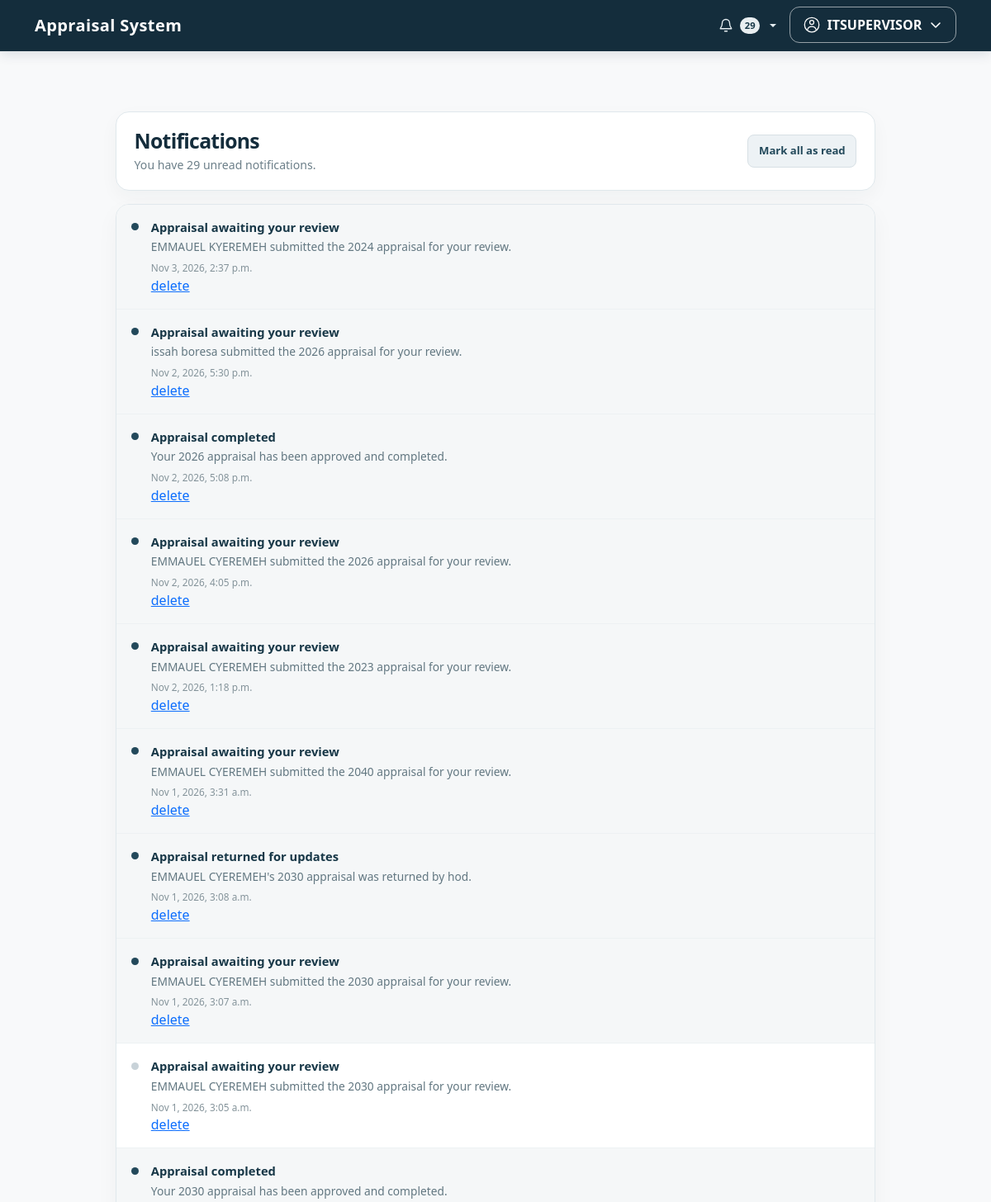
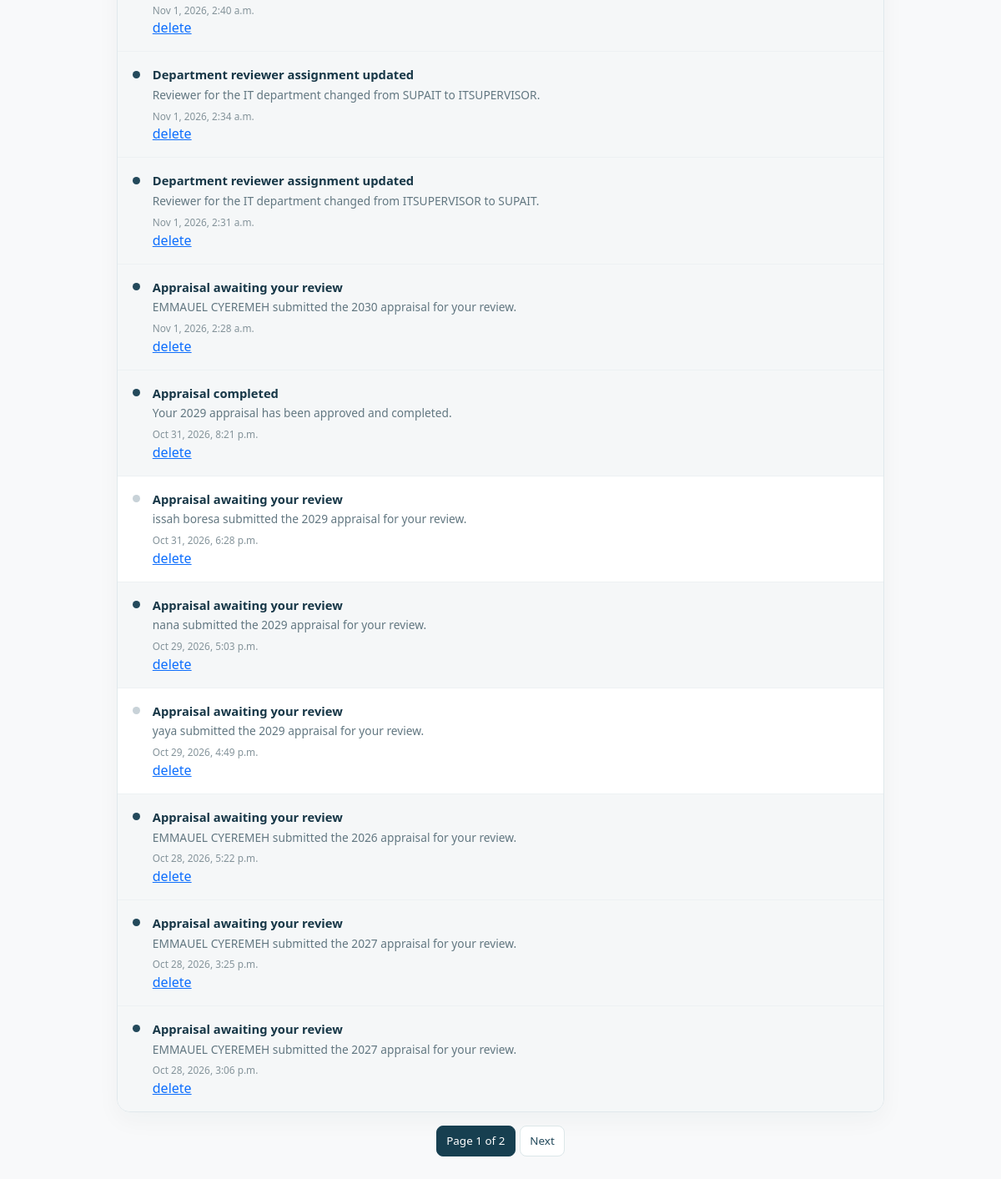
The app's page /notifications/ (signed in) with its own data (2 pictures, top to bottom).
### app/models.py (models this page shows, shortened)
class AppNotification(models.Model):
    recipient = models.ForeignKey(
        settings.AUTH_USER_MODEL,
        on_delete=models.CASCADE,
        related_name='app_notifications',
    )
    title = models.CharField(max_length=120)
    message = models.CharField(max_length=300)
    url = models.CharField(max_length=500, blank=True)
    created_at = models.DateTimeField(auto_now_add=True)
    read_at = models.DateTimeField(null=True, blank=True)
    class Meta:
        ordering = ['-created_at', '-pk']
    @property
    def is_read(self):
        return self.read_at is not None

### app/views.py (the view)
# urls.py: path('notifications/', views.notifications, name='notifications'),
@login_required
def notifications(request):
    notification_list = AppNotification.objects.filter(recipient=request.user)
    page = Paginator(notification_list, 20).get_page(request.GET.get('page', 1))
    return render(request, 'account/notifications.html', {
        'notification_page': page,
        'unread_notification_count': notification_list.filter(
            read_at__isnull=True,
        ).count(),
    })

### app/audit.py (called while the page is built)
def set_audit_request_context(request):
    user = getattr(request, 'user', None)
    if not user or not user.is_authenticated:
        return _audit_request_context.set(None)
    profile = getattr(user, 'profile', None)
    return _audit_request_context.set({
        'actor': user,
        'actor_username': user.get_username(),
        'actor_role': profile.role if profile else '',
        'actor_is_superuser': user.is_superuser,
        'ip_address': _client_ip(request),
    })

def reset_audit_request_context(token):
    _audit_request_context.reset(token)

def _client_ip(request):
    value = request.META.get('REMOTE_ADDR')
    if not value:
        return None
    try:
        return str(ip_address(value))
    except ValueError:
        return None

### app/context_processors.py (called while the page is built)
def app_notifications(request):
    if not request.user.is_authenticated:
        return {
            'navbar_notifications': [],
            'unread_notification_count': 0,
        }
    recipient_notifications = AppNotification.objects.filter(
        recipient=request.user,
    )
    return {
        'navbar_notifications': recipient_notifications[:6],
        'unread_notification_count': recipient_notifications.filter(
            read_at__isnull=True,
        ).count(),
    }

### app/templates/account/notifications.html (shortened to what this page needs)
{% extends 'base.html' %}
{% block content %}
<div class="container py-4 py-md-5">
    <main class="notifications-page">
        <header class="notifications-header">
            <div>
                <h1>Notifications</h1>
                <p>
                    {% if unread_notification_count %}
                        You have {{ unread_notification_count }} unread notification{{ unread_notification_count|pluralize }}.
                    {% else %}
                        You are all caught up.
                    {% endif %}
                </p>
            </div>
            {% if unread_notification_count %}
                <form action="{% url 'mark_all_notifications_read' %}" method="post">
                    <button type="submit" class="notifications-mark-all">Mark all as read</button>
                </form>
            {% endif %}
        </header>
        <section class="notifications-list" aria-label="Your notifications">
            {% for notification in notification_page %}
                <article class="notification-row{% if not notification.is_read %} unread{% endif %}">
                    <span class="notification-indicator" aria-hidden="true"></span>
                    <div class="notification-content">
                        <form action="{% url 'open_notification' notification.id %}" method="post">
                                <span class="notification-title">{{ notification.title }} </span>
                                <span class="notification-message">{{ notification.message }}</span>
                                <span class="notification-time">{{ notification.created_at|date:"M j, Y, P" }}</span>
                                  <a href="{% url 'delete_noti' notification.id %}">delete</a>
                        </form>
                    </div>
                </article>
            {% empty %}
                <div class="notifications-empty">
                    <strong class="d-block text-body mb-1">No notifications yet</strong>
                    <span>Important appraisal and account updates will appear here.</span>
                </div>
            {% endfor %}
        </section>
        {% if notification_page.has_other_pages %}
            <nav class="notifications-pagination" aria-label="Notification pages">
                <span class="current">Page {{ notification_page.number }} of {{ notification_page.paginator.num_pages }}</span>
                {% if notification_page.has_next %}
                    <a href="?page={{ notification_page.next_page_number }}">Next</a>
                {% endif %}
            </nav>
        {% endif %}
    </main>
</div>
{% endblock %}

### app/templates/base.html (shortened to what this page needs)
<!DOCTYPE html>
<html lang="en">
<head>
    <link href="https://cdn.jsdelivr.net/npm/bootstrap@5.3.2/dist/css/bootstrap.min.css" rel="stylesheet">
</head>
<body>
    <nav class="navbar navbar-expand-lg navbar-dark navbar-appraisal mb-4 border-bottom">
        <div class="container">
            <a class="navbar-brand" href="{% url 'home' %}">Appraisal System</a>
            <div class="collapse navbar-collapse" id="navbarNav">
                <ul class="navbar-nav ms-auto">
                    {% if user.is_authenticated %}
                        <li class="nav-item dropdown navbar-notifications">
                            <button
                                class="navbar-notifications-toggle dropdown-toggle"
                                type="button"
                                data-bs-toggle="dropdown"
                                aria-expanded="false"
                                aria-label="Notifications{% if unread_notification_count %}, {{ unread_notification_count }} unread{% endif %}"
                            >
                                <svg aria-hidden="true" width="18" height="18" viewBox="0 0 24 24" fill="none">
                                    <path d="M18 8a6 6 0 0 0-12 0c0 7-3 7-3 9h18c0-2-3-2-3-9M10 21h4" stroke="currentColor" stroke-width="1.8" stroke-linecap="round" stroke-linejoin="round"/>
                                </svg>
                                {% if unread_notification_count %}
                                    <span class="navbar-notification-count">{{ unread_notification_count }}</span>
                                {% endif %}
                            </button>
                        </li>
                        <li class="nav-item dropdown navbar-account">
                            <button
                                class="navbar-account-toggle"
                                type="button"
                                data-bs-toggle="dropdown"
                                aria-expanded="false"
                                aria-label="Account menu for {{ user.username }}"
                            >
                                <span>{{ user.get_short_name|default:user.username }}</span>
                                <svg class="navbar-account-chevron" aria-hidden="true" width="16" height="16" viewBox="0 0 16 16" fill="none">
                                    <path d="m3 6 5 5 5-5" stroke="currentColor" stroke-width="1.6" stroke-linecap="round" stroke-linejoin="round"/>
                                </svg>
                            </button>
                        </li>
                    {% else %}
                        <li class="nav-item">
                            <a class="nav-link" href="{% url 'login' %}">Sign in</a>
                        </li>
                    {% endif %}
                </ul>
            </div>
        </div>
    </nav>
    <div class="container">
        {% block content %}
        {% endblock %}
    </div>
</body>
</html>

### app/templates/base.html (style rules this page uses)
html { overflow-x: clip; }
body { background-color: #f8f9fa; }
.navbar-brand { font-weight: bold; letter-spacing: 1px; }
.navbar-appraisal { background: #142d3c; box-shadow: 0 3px 14px rgba(9, 43, 70, .12); }
.navbar-appraisal .navbar-brand { letter-spacing: .02em; }
.navbar-account-toggle { align-items: center; background: transparent; border: 1px solid rgba(255, 255, 255, .55); border-radius: 12px; color: #fff; display: flex; font-size: 1rem; font-weight: 650; gap: .55rem; justify-content: center; min-height: 6px; min-width: 18px; padding: .55rem 1rem; transition: background .16s ease, border-color .16s ease; }
.navbar-account-icon { flex: 0 0 auto; }
.navbar-account-chevron { flex: 0 0 auto; transition: transform .16s ease; }
.navbar-notifications { position: relative; }
.navbar-notifications-toggle { align-items: center; background: transparent; border: 1px solid transparent; border-radius: 8px; color: #e6eef1; display: inline-flex; gap: .5rem; margin: .2rem; min-height: 40px; padding: .45rem .7rem; }
.navbar-notification-count { align-items: center; background: #e9eef1; border-radius: 999px; color: #173747; display: inline-flex; font-size: .7rem; font-weight: 750; justify-content: center; min-width: 20px; padding: .12rem .35rem; }

### app/templates/account/notifications.html (style rules this page uses)
.notifications-page { color: #294653; margin: 0 auto; max-width: 920px; }
.notifications-header { align-items: center; background: #fff; border: 1px solid #e0e8ec; border-radius: 16px; box-shadow: 0 8px 22px rgba(20, 45, 60, .04); display: flex; flex-wrap: wrap; gap: 1rem; justify-content: space-between; margin-bottom: 1rem; padding: 1.2rem 1.35rem; }
.notifications-header h1 { color: #142d3c; font-size: 1.55rem; font-weight: 780; letter-spacing: -.03em; margin: 0 0 .25rem; }
.notifications-header p { color: #6c7f89; font-size: .88rem; margin: 0; }
.notifications-mark-all { background: #edf2f5; border: 1px solid #d7e0e5; border-radius: 8px; color: #23495b; font-size: .82rem; font-weight: 700; padding: .55rem .8rem; }
.notifications-list { background: #fff; border: 1px solid #e0e8ec; border-radius: 16px; box-shadow: 0 10px 28px rgba(20, 45, 60, .04); overflow: hidden; }
.notification-row { align-items: start; border-bottom: 1px solid #edf1f3; display: flex; gap: .9rem; padding: 1rem 1.15rem; }
.notification-row:last-child { border-bottom: 0; }
.notification-row.unread { background: #f5f7f8; }
.notification-indicator { background: #c8d2d8; border-radius: 50%; flex: 0 0 9px; height: 9px; margin-top: .4rem; }
.notification-row.unread .notification-indicator { background: #23495b; }
.notification-content { flex: 1; min-width: 0; }
.notification-title { color: #173747; display: block; font-size: .92rem; font-weight: 750; }
.notification-message { color: #627781; display: block; font-size: .86rem; line-height: 1.5; margin-top: .22rem; }
.notification-time { color: #84939a; display: block; font-size: .74rem; margin-top: .38rem; }
.notifications-pagination { display: flex; gap: .35rem; justify-content: center; margin-top: 1rem; }
.notifications-pagination a, .notifications-pagination span { background: #fff; border: 1px solid #dce7e9; border-radius: 8px; color: #23495b; font-size: .84rem; padding: .45rem .7rem; text-decoration: none; }
.notifications-pagination .current { background: #173f50; border-color: #173f50; color: #fff; }

### records on screen
AppNotification: title "Appraisal awaiting your review", message "EMMAUEL KYEREMEH submitted the 2024 appraisal for your review.", created_at "Nov 3, 2026, 2:37 p.m."
AppNotification: title "Appraisal awaiting your review", message "issah boresa submitted the 2026 appraisal for your review.", created_at "Nov 2, 2026, 5:30 p.m."
AppNotification: title "Appraisal completed", message "Your 2026 appraisal has been approved and completed.", created_at "Nov 2, 2026, 5:08 p.m."
AppNotification: title "Appraisal awaiting your review", message "EMMAUEL CYEREMEH submitted the 2026 appraisal for your review.", created_at "Nov 2, 2026, 4:05 p.m."
AppNotification: title "Appraisal awaiting your review", message "EMMAUEL CYEREMEH submitted the 2023 appraisal for your review.", created_at "Nov 2, 2026, 1:18 p.m."
AppNotification: title "Appraisal awaiting your review", message "EMMAUEL CYEREMEH submitted the 2040 appraisal for your review.", created_at "Nov 1, 2026, 3:31 a.m."
AppNotification: title "Appraisal returned for updates", message "EMMAUEL CYEREMEH's 2030 appraisal was returned by hod.", created_at "Nov 1, 2026, 3:08 a.m."
AppNotification: title "Appraisal awaiting your review", message "EMMAUEL CYEREMEH submitted the 2030 appraisal for your review.", created_at "Nov 1, 2026, 3:07 a.m."
AppNotification: title "Appraisal awaiting your review", message "EMMAUEL CYEREMEH submitted the 2030 appraisal for your review.", created_at "Nov 1, 2026, 3:05 a.m."
AppNotification: title "Appraisal completed", message "Your 2030 appraisal has been approved and completed.", created_at "Nov 1, 2026, 2:40 a.m."
AppNotification: title "Department reviewer assignment updated", message "Reviewer for the IT department changed from SUPAIT to ITSUPERVISOR.", created_at "Nov 1, 2026, 2:34 a.m."
AppNotification: title "Department reviewer assignment updated", message "Reviewer for the IT department changed from ITSUPERVISOR to SUPAIT.", created_at "Nov 1, 2026, 2:31 a.m."
AppNotification: title "Appraisal awaiting your review", message "EMMAUEL CYEREMEH submitted the 2030 appraisal for your review.", created_at "Nov 1, 2026, 2:28 a.m."
AppNotification: title "Appraisal completed", message "Your 2029 appraisal has been approved and completed.", created_at "Oct 31, 2026, 8:21 p.m."
AppNotification: title "Appraisal awaiting your review", message "issah boresa submitted the 2029 appraisal for your review.", created_at "Oct 31, 2026, 6:28 p.m."
AppNotification: title "Appraisal awaiting your review", message "nana submitted the 2029 appraisal for your review.", created_at "Oct 29, 2026, 5:03 p.m."
AppNotification: title "Appraisal awaiting your review", message "yaya submitted the 2029 appraisal for your review.", created_at "Oct 29, 2026, 4:49 p.m."
AppNotification: title "Appraisal awaiting your review", message "EMMAUEL CYEREMEH submitted the 2026 appraisal for your review.", created_at "Oct 28, 2026, 5:22 p.m."
AppNotification: title "Appraisal awaiting your review", message "EMMAUEL CYEREMEH submitted the 2027 appraisal for your review.", created_at "Oct 28, 2026, 3:25 p.m."
AppNotification: title "Appraisal awaiting your review", message "EMMAUEL CYEREMEH submitted the 2027 appraisal for your review.", created_at "Oct 28, 2026, 3:06 p.m."

### other values on screen
{{ unread_notification_count }} "29"
{{ user.get_short_name|default:user.username }} "ITSUPERVISOR"
{{ notification_page.number }} "1"
{{ notification_page.paginator.num_pages }} "2"
